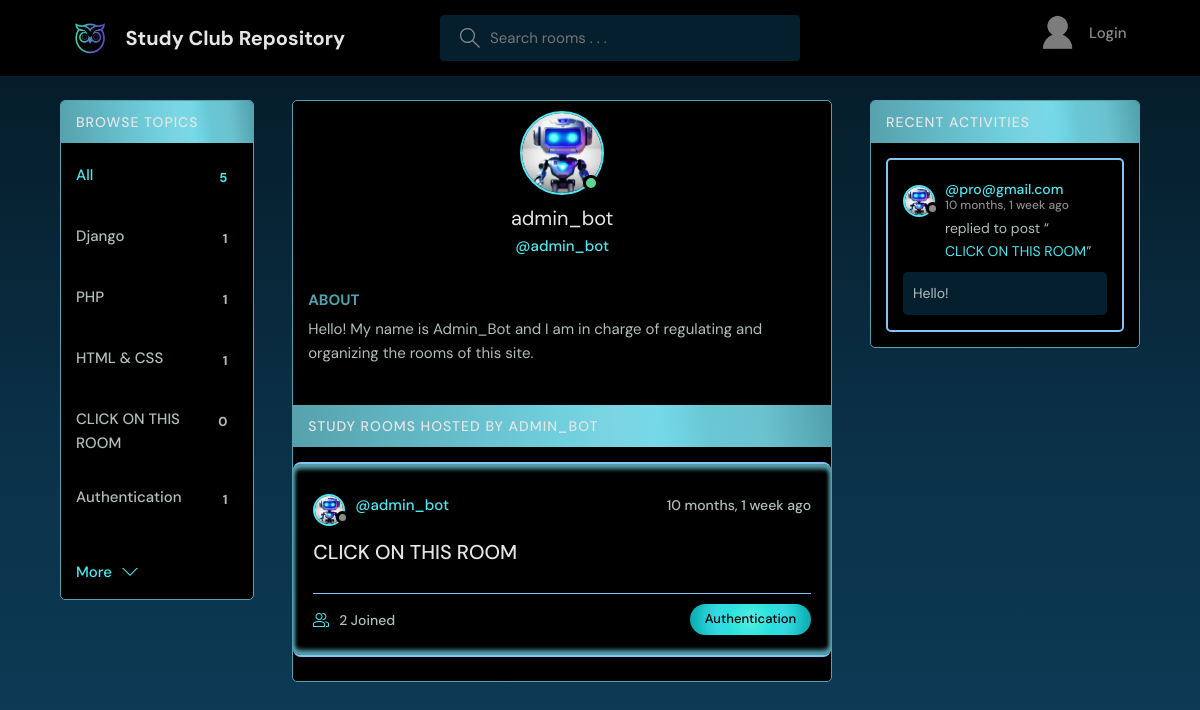
Screenshot of /profile/3/ with the database file from the repository.
### base/models.py (models this page shows, shortened)
class Topic(models.Model):
    name = models.CharField(max_length=200)

class User(AbstractUser):
    name = models.CharField(max_length=200, null=True)
    email = models.EmailField(unique=True, null=True)
    bio = models.TextField(null=True)
    avatar = models.ImageField(null=True, default="blue.jpg")
    USERNAME_FIELD = 'email'
    REQUIRED_FIELDS = []

class Room(models.Model):
    host = models.ForeignKey(User, on_delete=models.SET_NULL, null=True)
    topic =  models.ForeignKey(Topic, on_delete=models.SET_NULL, null=True)
    name = models.CharField(max_length=200)
    description = models.TextField(null = True, blank = True)
    participants = models.ManyToManyField(User, related_name='participants', blank=True)
    updated = models.DateTimeField(auto_now=True)
    created = models.DateTimeField(auto_now_add=True)
    class Meta:
        ordering = ['-updated', '-created']
    def __str__(self):
        return self.name

class Message(models.Model):
    user = models.ForeignKey(User, on_delete=models.CASCADE)
    room = models.ForeignKey(Room, on_delete=models.CASCADE)
    body = models.TextField()
    updated = models.DateTimeField(auto_now=True)
    created = models.DateTimeField(auto_now_add=True)
    class Meta:
        ordering = ['-updated', '-created']

### base/views.py (the view)
# urls.py: path('profile/<str:pk>/', views.userProfile, name ="user-profile"),
def userProfile(request, pk):
    user = User.objects.get(id=pk)
    rooms = user.room_set.all()
    room_messages = user.message_set.all()
    topics = Topic.objects.all()
    context = {'user' : user, 'rooms' : rooms, 'room_messages' : room_messages, 'topics' : topics}
    return render(request, 'base/profile.html', context)

### base/templates/base/profile.html (shortened to what this page needs)
{%  extends 'main.html' %}
{% block content %}
  <main class="profile-page layout layout--3">
    <div class="container">
      {% include 'base/topics_component.html' %}
      <div class="roomList">
        <div class="profile">
          <div class="profile__avatar">
            <div class="avatar avatar--large active">
              <img src="{{user.avatar.url}}" />
            </div>
          </div>
          <div class="profile__info">
            <h3>{{user.username}}</h3>
            <p>@{{user.username}}</p>
          </div>
          <div class="profile__about">
            <h3>About</h3>
            <p>
              {{user.bio}}
            </p>
          </div>
        </div>
        <div class="roomList__header">
          <div>
            <h2>Study Rooms Hosted by {{user.username}}</a>
            </h2>
          </div>
        </div>
        {% include 'base/feed_component.html' %}
      </div>
      {% include 'base/activity_component.html' %}
    </div>
  </main>
{% endblock %}

### base/templates/base/topics_component.html
<div class="topics">
    <div class="topics__header">
      <h2>Browse Topics</h2>
    </div>
    <ul class="topics__list">
      <li>
        <a href="{% url 'home' %}" class="active">All<span>{{topics.count}}</span></a>
      </li>
      {% for topic in topics %}
      <li>
        <a href="{% url 'home' %}?q={{topic.name}}">{{topic.name}}<span>{{topic.room_set.all.count}}</span></a>
      </li>
      {% endfor %}
    </ul>
    <a class="btn btn--link" href="{% url 'topics' %}">
      More
      <svg version="1.1" xmlns="http://www.w3.org/2000/svg" width="32" height="32" viewBox="0 0 32 32">
        <title>chevron-down</title>
        <path d="M16 21l-13-13h-3l16 16 16-16h-3l-13 13z"></path>
      </svg>
    </a>
  </div>

### base/templates/base/feed_component.html (shortened to what this page needs)
{% for room in rooms %}
<div class="roomListRoom">
    <div class="roomListRoom__header">
      <a href="{% url 'user-profile' room.host.id %}" class="roomListRoom__author">
        <div class="avatar avatar--small">
          <img src="{{room.host.avatar.url}}" />
        </div>
        <span>@{{room.host.username}}</span>
      </a>
      <div class="roomListRoom__actions">
        <span>{{room.created|timesince}} ago</span>
      </div>
    </div>
    <div class="roomListRoom__content">
      <a href="{% url 'room' room.id %}">{{room.name}}</a>
    </div>
    <div class="roomListRoom__meta">
      <a href="{% url 'room' room.id %}" class="roomListRoom__joined">
        {{room.participants.all.count}} Joined
      </a>
      <p class="roomListRoom__topic">{{room.topic.name}}</p>
    </div>
  </div>
{% endfor %}

### base/templates/base/activity_component.html (shortened to what this page needs)
<div class="activities">
    <div class="activities__header">
      <h2>Recent Activities</h2>
    </div>
    {% for message in room_messages %}
    <div class="activities__box">
      <div class="activities__boxHeader roomListRoom__header">
        <a href="{% url 'user-profile' message.user.id %}" class="roomListRoom__author">
          <div class="avatar avatar--small">
            <img src="{{message.user.avatar.url}}" />
          </div>
          <p>
            @{{message.user}}
            <span>{{message.created|timesince}} ago</span>
          </p>
        </a>
      </div>
      <div class="activities__boxContent">
        <p>replied to post “<a href="{% url 'room' message.room.id %}">{{message.room}}</a>”</p>
        <div class="activities__boxRoomContent">
          {{message.body}}
        </div>
      </div>
    </div>
    {% endfor %}
  </div>

### rows the page displays
Topic: name "Django", room_set.all.count "1"
Topic: name "PHP", room_set.all.count "1"
Topic: name "HTML & CSS", room_set.all.count "1"
Topic: name "CLICK ON THIS ROOM", room_set.all.count "0"
Topic: name "Authentication", room_set.all.count "1"
User: avatar (picture), username "admin_bot", bio "Hello! My name is Admin_Bot and I am in charge of regulating and organizing the rooms of this site.", username "ADMIN_BOT"
Room: host.avatar (picture), host.username "admin_bot", created "10 months, 1 week", name "CLICK ON THIS ROOM", participants.all.count "2", topic.name "Authentication"
Message: user.avatar (picture), user "pro@gmail.com", created "10 months, 1 week", room "CLICK ON THIS ROOM", body "Hello!"

### other values shown
{{ topics.count }} "5"
